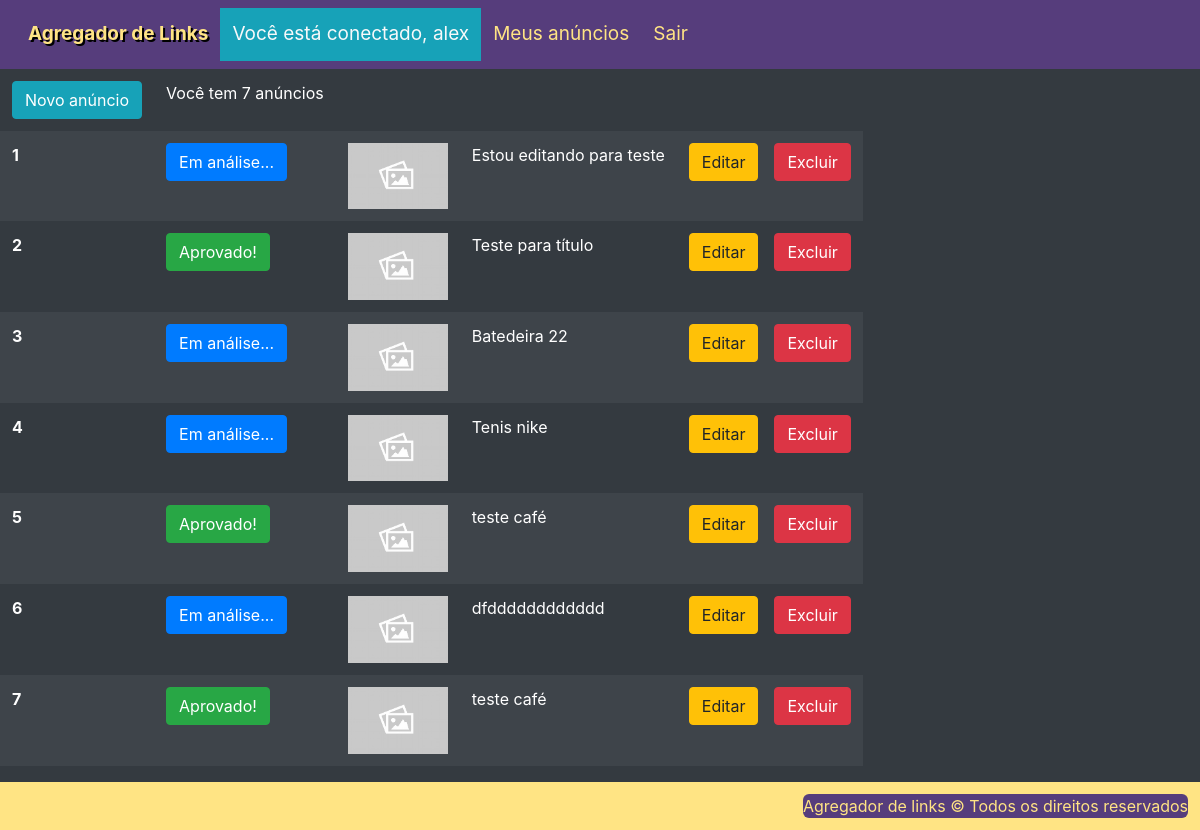
/anuncios.php (signed in), run on the app's committed database.
### tables this page shows
CREATE TABLE IF NOT EXISTS `usuarios` (
  `id` int(11) NOT NULL AUTO_INCREMENT,
  `nome` varchar(100) NOT NULL,
  `email` varchar(100) NOT NULL,
  `senha` varchar(32) NOT NULL,
  `telefone` varchar(20) DEFAULT NULL,
  `permissoes` varchar(50) DEFAULT NULL,
  PRIMARY KEY (`id`)
);

CREATE TABLE IF NOT EXISTS `anuncios` (
  `id` int(11) NOT NULL AUTO_INCREMENT,
  `id_usuario` int(11) NOT NULL,
  `id_categoria` int(11) NOT NULL,
  `titulo` varchar(30) NOT NULL,
  `descricao` text NOT NULL,
  `ativado` tinyint(4) DEFAULT NULL,
  `link` varchar(300) NOT NULL,
  PRIMARY KEY (`id`)
);

### config.php (called while the page is built)
<?php
class Conexao{
	public function __construct(){
		try {
    		$this->pdo = new PDO("mysql:dbname=agregador_links;host=localhost", "root", "");
    	} catch(PDOException $e){
    		echo "Falhou: ".$e->getMessage();
    	}
	}
}

### classes/Usuario.php (called while the page is built, shortened)
<?php
require './config.php';
class Usuario extends Conexao{
            ?>
			<?php
    public function getUsuario($id){
    	$sql = $this->pdo->prepare('SELECT nome, email FROM usuarios WHERE id = :id ');
    	$sql->bindValue(':id', $id);
    	$sql->execute();
        $dados = array();
    	if($sql->rowCount() > 0){
    		return $dado = $sql->fetch();
    	} return $dados;
    }
}

### classes/Anuncios.php (called while the page is built, shortened)
<?php
class Anuncios extends Conexao{
	public function myAllAnuncios($id){
		$sql = $this->pdo->prepare("SELECT anuncios.id, anuncios.id_usuario, anuncios.id_categoria, anuncios.titulo, anuncios.descricao, anuncios.ativado, anuncios_imagens.url FROM anuncios INNER JOIN anuncios_imagens ON anuncios_imagens.id_anuncio = anuncios.id WHERE anuncios.id_usuario = :id GROUP BY anuncios_imagens.id_anuncio");
		$sql->bindValue(':id', $id);
		$sql->execute();
        $dados = array();
		if($sql->rowCount() > 0){
			 $dados = $sql->fetchAll();
			 return $dados;
		} return $dados;
	}
    public function quantidadeMeusAnuncios($id){
    	$sql = $this->pdo->prepare("SELECT COUNT(*) as c FROM anuncios WHERE id_usuario = :id");
        $sql->bindValue(':id', $id);
		$sql->execute();
        if($sql->rowCount() > 0){
        	$dado = $sql->fetch();
        	return $dado['c'];
        } else{
        	echo "Você ainda não possui anúncios.";
        }
    }
}

### anuncios.php (the view, shortened to what this page needs)
<?php
require 'template/header.php';
require 'classes/Anuncios.php';
$a = new Anuncios();
$quantidade = $a->quantidadeMeusAnuncios($_SESSION['logado']);
?>
<div class="meus-anuncios">
	<table class="table table-dark table-striped table-borderless table-responsive">
	  <thead>
	    <tr>
	      <th scope="col"><a href="cadastrar_anuncio.php"><button class="btn btn-info">Novo anúncio</button></a>
	      <?php if(!empty($quantidade)): ?>
	      <td scope="col">
	      	<?php echo "Você tem ".$quantidade." anúncios"; else: echo "Você não tem anúncios ainda"; ?>
	      </td>
	      <?php endif; ?>
	      </th>
	    </tr>
	  </thead>
	  <tbody>
	<?php $dados = $a->myAllAnuncios($_SESSION['logado']); ?>
    <?php foreach($dados as $chave => $dado): ?>
	    <tr>
	      <th scope="row"><?php echo $chave+1; ?></th>
	      <?php if($dado['ativado'] == 0): ?>
            <td><span class="btn btn-primary bg-primary">Em análise...</span></td>
          <?php else: ?>
            <td><span class="btn btn-success bg-success">Aprovado!</span></td>
	      <?php endif; ?>
	      <td>
	      	<?php if(!empty($dado['url']) && file_exists('assets/images/'.$dado["url"])): ?>
			<img class="img-fluid" src="assets/images/<?php echo $dado['url']; ?>">
	        <?php else: ?>
	        <img  class="img-fluid" height="100px" src="assets/images/padrao-img.jpg">
	        <?php endif; ?>
	      </td>
	      <td><p><?php echo $dado['titulo']; ?></p></td>
	      <td>
	      	<div class="btn-group" role="group">
	      		<a class="nav-item" href="editar.php?id=<?php echo $dado['id']; ?>">
	      			<button type="button" class="btn btn-warning mr-3">Editar</button>
	      		</a>
	            <a class="nav-item" href="anuncios.php?id=<?php echo $dado['id']; ?>">
	            	<button type="button" class="btn btn-danger">Excluir</button>
	            </a>
	      	</div>
	      </td>
	    </tr>
	<?php endforeach; ?>
	  </tbody>
	</table>
	</div>
<?php require 'template/footer.php'; ?>

### template/header.php (shortened to what this page needs)
<?php
require 'classes/Usuario.php';
$u = new Usuario();
?>
<!DOCTYPE html>
<head lang="pt-br">
  <link rel="stylesheet" type="text/css" href="assets/css/style.css">
  <link rel="stylesheet" type="text/css" href="assets/css/bootstrap.min.css">
</head>
<body>
  <header>
<nav class=" menu navbar navbar-expand-lg navbar-dark">
  <div class="collapse navbar-collapse" id="navbarTogglerDemo01">
    <ul class="navbar-nav mr-auto mt-2 mt-lg-0">
        <li><a class="logo" href="./">Agregador de Links</a></li>
        <?php
          if(isset($_SESSION['logado']) && !empty($_SESSION['logado'])):
            $user = $u->getUsuario($_SESSION['logado']);
        ?>
             <li class="nav-item active">
              <a class="text-light bg-info" href="usuario.php"><?php echo "Você está conectado, ".$user['nome']; ?></a>
             </li>
            <li class="nav-item"><a href="anuncios.php">Meus anúncios</a></li>
            <li style="float: right;"><a href="sair.php">Sair</a></li>
        <?php else: ?>
            <li class="nav-item"><a class="nav-link" href="login.php">Acesso</a></li>
            <li class="nav-item"><a class="nav-link" href="cadastro.php">Cadastre-se</a></li>
        <?php endif; ?>
      </ul>
  </div>
</nav>
  </header>

### template/footer.php (shortened to what this page needs)
  <footer>
    <div><span>Agregador de links © Todos os direitos reservados</span></div>
  </footer>
</body>
</html>

### assets/css/style.css (style rules this page uses)
.menu { display: flex; justify-content:space-between; background-color:#563d7c; color:#ffe484; }
.logo { font-weight: bold; text-shadow: 2px 2px black; }
.menu ul { display: flex; margin: 0px; padding: 0px; list-style: none; }
.menu li a { display: block; padding: 12px; font-size: 19px; text-decoration: none; color:#ffe484; }
.active { background-color:#17a2b8; }
footer { color: #333; background-color:#ffe484; padding: 12px; }
footer span { border-radius: 6px; background-color: #563d7c; color: #ffe484; float: right; }
body { display: flex; min-height: 100vh; flex-direction: column; }
.meus-anuncios { display: flex; flex: 1; background-color:#343a40; color:#ffe484; }
table img { width: 80px; }
.img-fluid { max-width: 100%; height: auto; min-width: 200px; }
table .img-fluid { min-width: 100px; }

### data on the page
usuarios: nome "alex"
anuncios: ativado "Em análise...", titulo "Estou editando para teste"
anuncios: ativado "Aprovado!", titulo "Teste para título"
anuncios: ativado "Em análise...", titulo "Batedeira 22"
anuncios: ativado "Em análise...", titulo "Tenis nike"
anuncios: ativado "Aprovado!", titulo "teste café"
anuncios: ativado "Em análise...", titulo "dfdddddddddddd"
anuncios: ativado "Aprovado!", titulo "teste café"

### other printed values
$quantidade "7"
